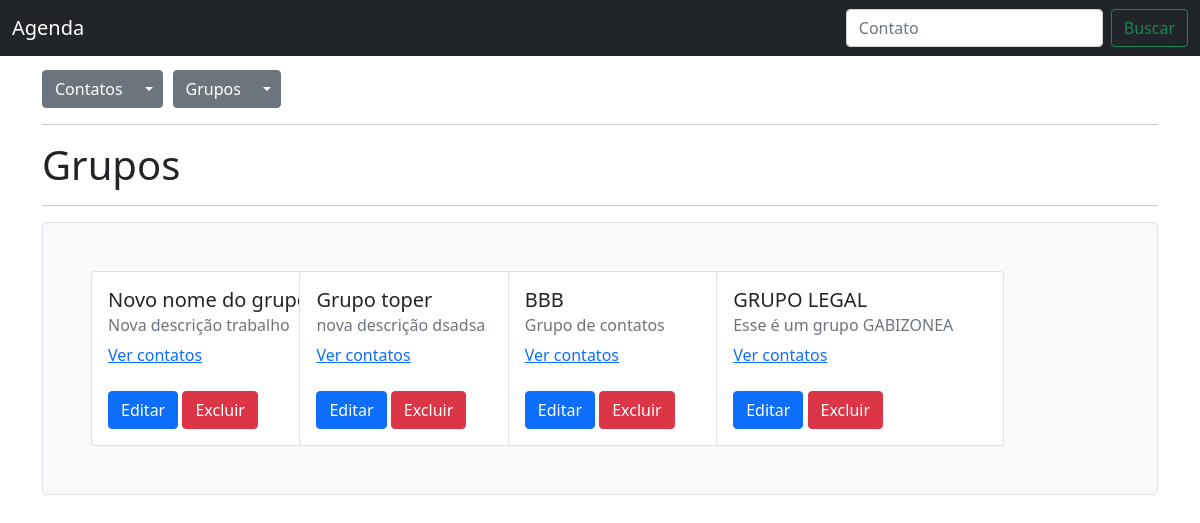
The page /grupos/ on the database its author committed.
### contatos/models.py (models this page shows)
class Grupo(models.Model):
    nome = models.CharField(max_length=50, unique=True)
    descricao = models.CharField(max_length=280, null=True, blank=True)

### contatos/views.py (the view)
# urls.py: path('grupos/', views.grupos_list_view, name='grupos_list'),
def grupos_list_view(request):
    grupos = Grupo.objects.all()
    return render(request, 'contatos/grupos_list.html', {'grupos':grupos})

### contatos/templates/contatos/grupos_list.html (shortened to what this page needs)
{% extends 'base.html' %}
{% block content %}
  <h1>Grupos</h1>
  <hr>
  <div class="h-100 p-5 bg-light border rounded-3">
    <div class="row row-cols-1 row-cols-sm-2 row-cols-md-3 row-cols-lg-4 row-cols-xl-5 g-4">
      {% for grupo in grupos %}
        <div class="col">
          <div class="card" style="width: 18rem;">
            <div class="card-body">
              <h5 class="card-title">{{ grupo.nome }}</h5>
              {% if grupo.descricao %}
                <h6 class="card-subtitle mb-2 text-muted">{{ grupo.descricao }}</h6>
              {% else %}
                <h6 class="card-subtitle mb-2 text-muted">Grupo de contatos</h6>
              {% endif %}
              <a href="{% url 'contatos_list_por_grupo' grupo.id %}">Ver contatos</a>
              <br>
              <br>
              <a class='btn btn-primary' href="{% url 'editar_grupo' grupo.id %}" >Editar</a>
              <button type="button" class="btn btn-danger" data-bs-toggle="modal" data-bs-target="#modal{{ grupo.id }}">
                Excluir
              </button>
            </div>
          </div>
        </div>
      {% endfor %}
    </div>
  </div>
{% endblock %}

### rows shown on the page
Grupo: nome "Novo nome do grupo", descricao "Nova descrição trabalho"
Grupo: nome "Grupo toper", descricao "nova descrição dsadsa"
Grupo: nome "BBB", shows "Grupo de contatos"
Grupo: nome "GRUPO LEGAL", descricao "Esse é um grupo GABIZONEA"
